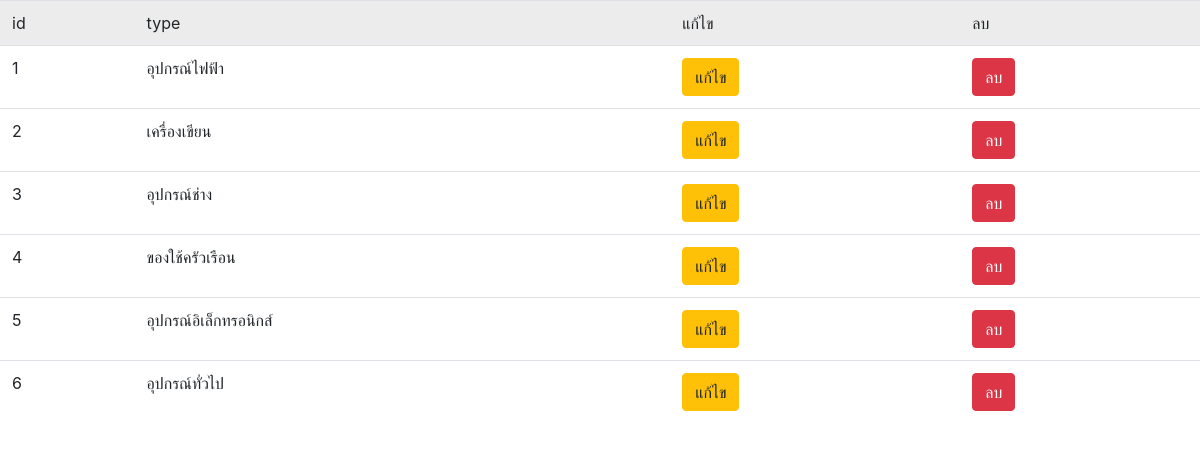
The page /Customer/admin/type_list.php on the database its author committed.
### tables this page shows
CREATE TABLE `tbl_type` (
  `type_id` int(11) NOT NULL,
  `type_name` varchar(100) NOT NULL
);

### Customer/admin/type_list.php (the view, shortened to what this page needs)
<?php
      include('h.php');
                include('member-connect.php');
                $query = "SELECT * FROM tbl_type ORDER BY type_id ASC" or die("Error:" . mysqli_error());
                $result = mysqli_query($com, $query);
                echo ' <table class="table table-hover">';
                    echo "
                      <tr>
                      <td>id</td>
                      <td>type</td>
                      <td>แก้ไข</td>
                      <td>ลบ</td>
                    </tr>";
                  while($row = mysqli_fetch_array($result)) {
                  echo "<tr>";
                    echo "<td>" .$row["type_id"] .  "</td> ";
                    echo "<td>" .$row["type_name"] .  "</td> ";
                    echo "<td><a href='type.php?asd=edit&ID=$row[0]' class='btn btn-warning btn-xs'>แก้ไข</a></td> ";
                    echo "<td><a href='type_form_delete_db.php?ID=$row[0]' onclick=\"return confirm('Do you want to delete this record? !!!')\" class='btn btn-danger btn-xs'>ลบ</a></td> ";
                  echo "</tr>";
                  }
                echo "</table>";
                ?>

### rows shown on the page
tbl_type: type_id "1", type_name "อุปกรณ์ไฟฟ้า"
tbl_type: type_id "2", type_name "เครื่องเขียน"
tbl_type: type_id "3", type_name "อุปกรณ์ช่าง"
tbl_type: type_id "4", type_name "ของใช้ครัวเรือน"
tbl_type: type_id "5", type_name "อุปกรณ์อิเล็กทรอนิกส์"
tbl_type: type_id "6", type_name "อุปกรณ์ทั่วไป"
